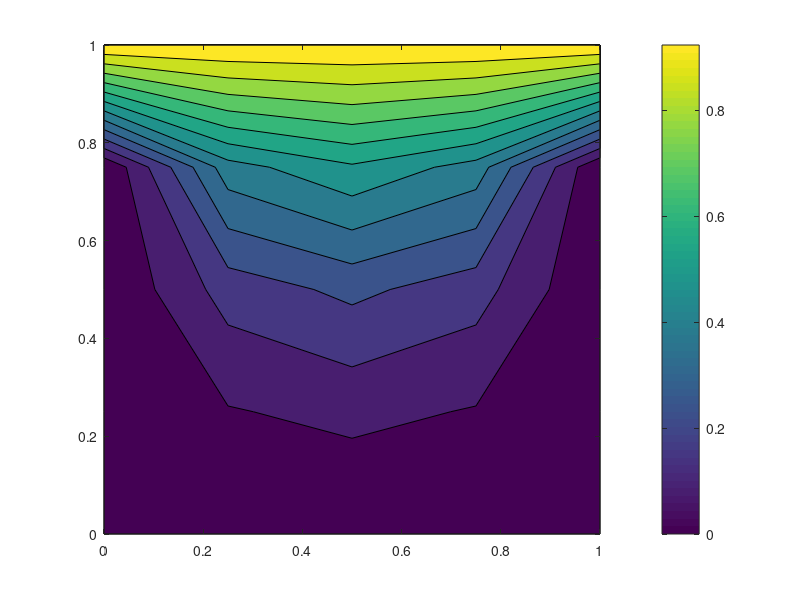

MATLAB code to generate this figure:
close all
clc;
clear all;

%% Defining the mesh
n_points = 5 ;
domain_size = 1 ;
h = domain_size/(n_points-1) ;

%% Initializing the problem
y(n_points,n_points) = 0 ;
y(1,:)=1;

y_new(n_points,n_points) = 0 ;
y_new(1,:)=1;

error_mag = 0.1;
error_req = 1e-6;
iterations=0;

%% Calculations
while error_mag>error_req
    for i=(2:(n_points-1))
            for j =2:(n_points-1)
                y_new(i,j)=0.25*(y(i-1,j)+y(i+1,j)+y(i,j-1)+y(i,j+1));
            end
    end
    
    error_mag = 0 ;
    for i=(1:(n_points-1))
        for j = 2:(n_points-1)
        error_mag = error_mag + abs (y_new(i,j)-y(i,j));
        end
    end
    iterations=iterations+1;
    y=y_new
end

x_dom=((1:n_points)-1).*h;
y_dom=1-((1:n_points)-1).*h;
[X,Y] = meshgrid(x_dom,y_dom);
contourf(X,Y,y, 12)
colorbar